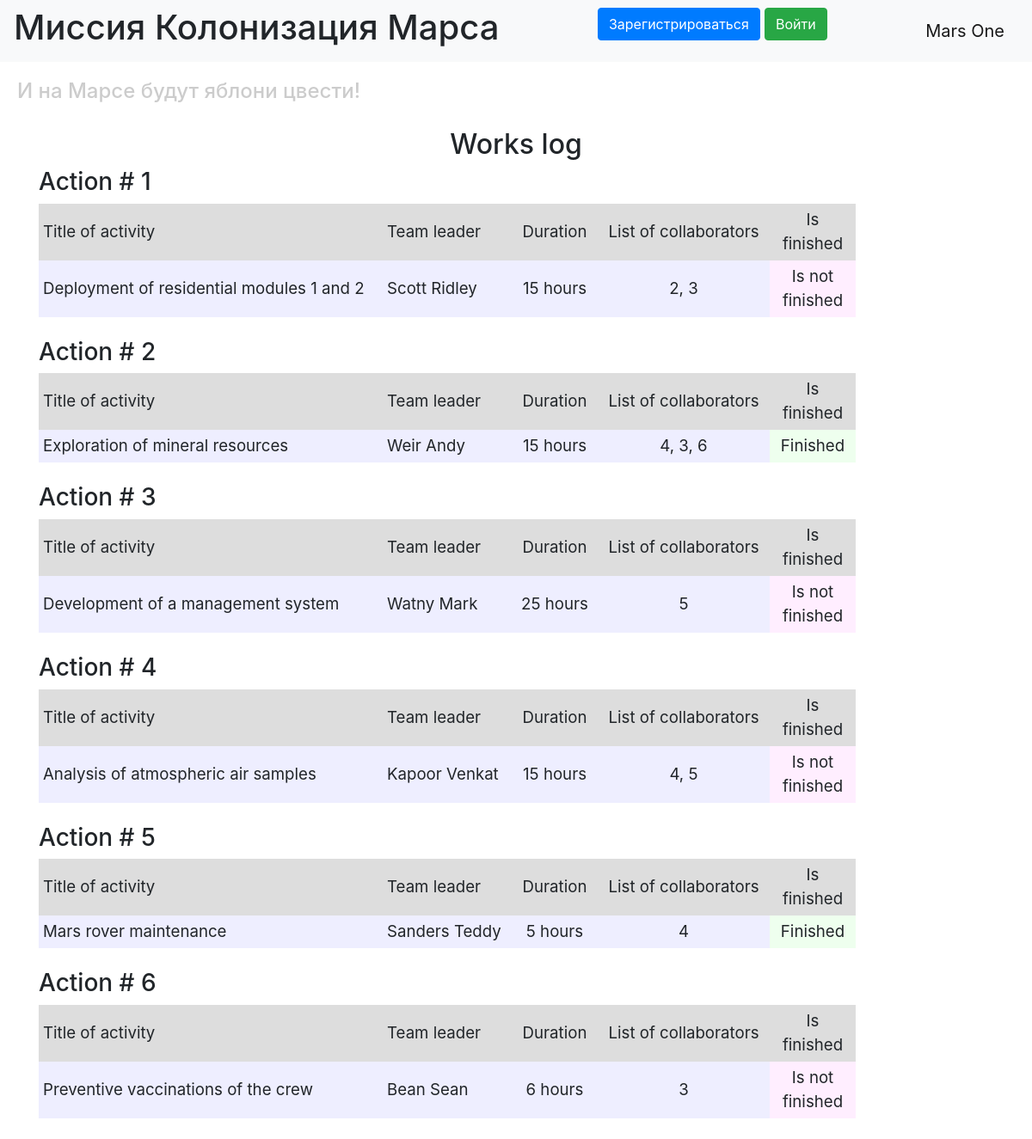
Before: / with the older database file.
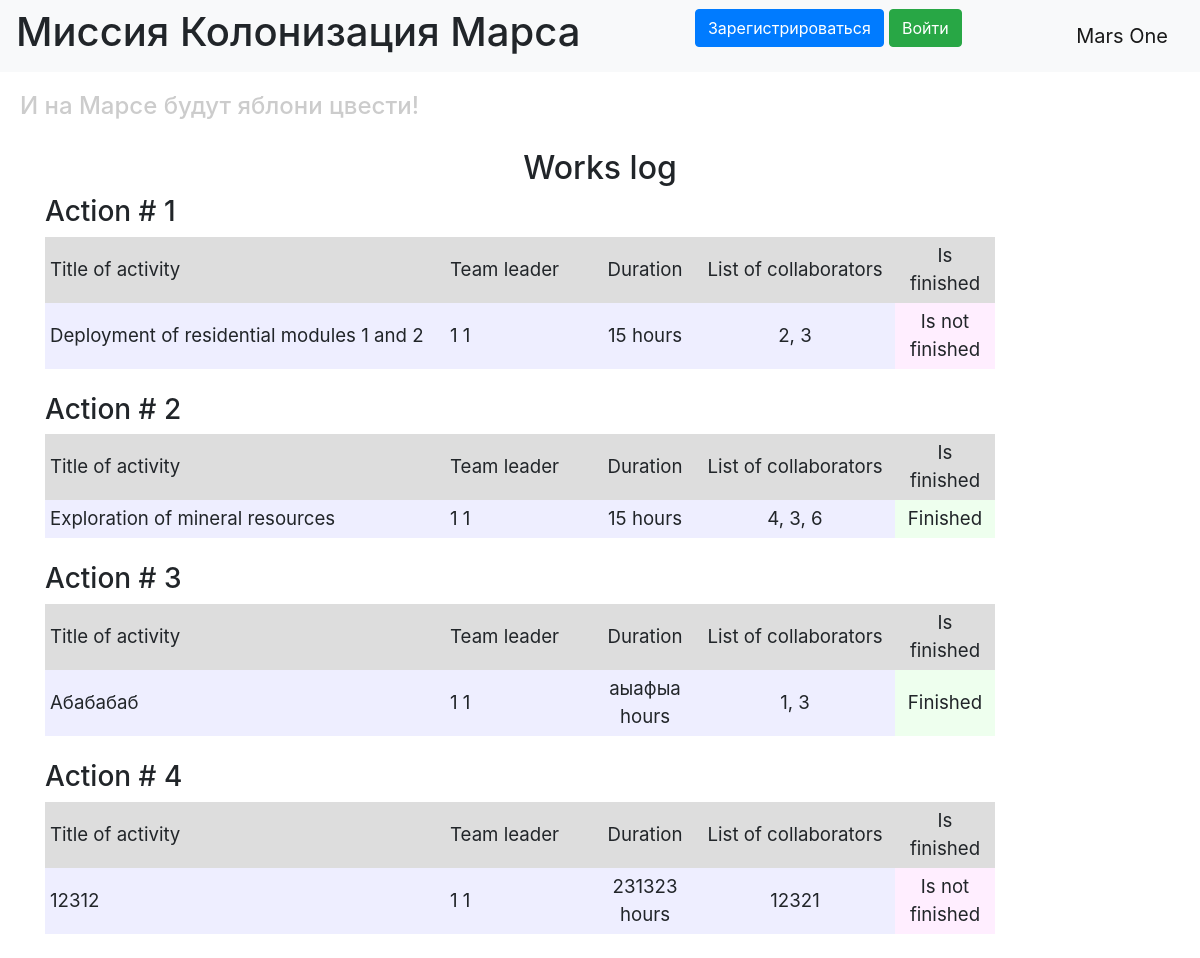
After: the same page with the newer database file.
### data/jobs.py (models this page shows, shortened)
class Jobs(SqlAlchemyBase):
    __tablename__ = 'jobs'
    id = sqlalchemy.Column(sqlalchemy.Integer,
                           primary_key=True, autoincrement=True)
    team_leader = sqlalchemy.Column(sqlalchemy.Integer, sqlalchemy.ForeignKey("users.id"))
    job = sqlalchemy.Column(sqlalchemy.String, nullable=True)
    work_size = sqlalchemy.Column(sqlalchemy.Integer, nullable=True)
    collaborators = sqlalchemy.Column(sqlalchemy.String, nullable=True)
    start_date = sqlalchemy.Column(sqlalchemy.DateTime,
                                   default=datetime.datetime.now)
    end_date = sqlalchemy.Column(sqlalchemy.DateTime,
                                 default=datetime.datetime.now)
    is_finished = sqlalchemy.Column(sqlalchemy.Boolean,
                                    default=True)
    user = orm.relationship('User')

### data/users.py (models this page shows, shortened)
class User(SqlAlchemyBase, UserMixin):
    __tablename__ = 'users'
    id = sqlalchemy.Column(sqlalchemy.Integer,
                           primary_key=True, autoincrement=True)
    surname = sqlalchemy.Column(sqlalchemy.String, nullable=False)
    name = sqlalchemy.Column(sqlalchemy.String, nullable=False)
    age = sqlalchemy.Column(sqlalchemy.Integer, nullable=False)
    position = sqlalchemy.Column(sqlalchemy.String, nullable=False)
    speciality = sqlalchemy.Column(sqlalchemy.String, nullable=False)
    address = sqlalchemy.Column(sqlalchemy.String, nullable=False)
    email = sqlalchemy.Column(sqlalchemy.String, index=True, unique=True)
    hashed_password = sqlalchemy.Column(sqlalchemy.String, nullable=False)
    modified_date = sqlalchemy.Column(sqlalchemy.DateTime,
                                      default=datetime.datetime.now)
    jobs = orm.relationship("Jobs", back_populates='user')

### index.py (the view)
@app.route("/")
def index():
    session = db_session.create_session()
    jobs = session.query(Jobs).all()
    users = session.query(User).all()
    names = {name.id: (name.surname, name.name) for name in users}
    return render_template("index.html", jobs=jobs, names=names)

### data/db_session.py (called while the page is built)
def create_session() -> Session:
    global __factory
    return __factory()

### templates/index.html (shortened to what this page needs)
{% extends "base.html" %}
{% block content %}
<h2 align="center">Works log</h2>
{% for job in jobs %}
<h3>Action # {{ job.id }}</h3>
<div class="table_container">
    <table class="my_table">
        <tr class="my_row">
            <td class="title" width="400px" bgcolor="#dddddd">Title of activity</td>
            <td class="title" width="150px" bgcolor="#dddddd">Team leader</td>
            <td class="title" width="100px" bgcolor="#dddddd" align="center">Duration</td>
            <td class="title" width="200px" bgcolor="#dddddd" align="center">List of collaborators</td>
            <td class="title" width="100px" bgcolor="#dddddd" align="center">Is finished</td>
        </tr>
        <tr class="my_row">
            <td class="ordinary" bgcolor="#eeeeff">{{ job.job.capitalize() }}</td>
            <td class="ordinary" bgcolor="#eeeeff">{{ names[job.team_leader][0] }} {{ names[job.team_leader][1] }}</td>
            <td class="ordinary" bgcolor="#eeeeff" align="center">{{ job.work_size }} hours</td>
            <td class="ordinary" bgcolor="#eeeeff" align="center">{{ job.collaborators }}</td>
            {% if job.is_finished %}
            <td class="ordinary" bgcolor="#eeffee" align="center">Finished</td>
            {% else %}
            <td class="ordinary" bgcolor="#ffeeff" align="center">Is not finished</td>
            {% endif %}
        </tr>
    </table>
</div>
<br>
{% endfor %}
{% endblock %}

### templates/base.html (shortened to what this page needs)
<!DOCTYPE html>
<html lang="en">
<head>
    <link rel="stylesheet" href="https://stackpath.bootstrapcdn.com/bootstrap/4.4.1/css/bootstrap.min.css">
    <link rel="stylesheet" type="text/css" href="../static/css/style.css" />
</head>
  <body>
    <header>
      <nav class="navbar navbar-light bg-light">
          <h1>Миссия Колонизация Марса</h1>
        {% if current_user.is_authenticated %}
            <a class="navbar-brand" href="/logout">{{ current_user.name }}</a>
        {% else %}
            <p>
                <a class="btn btn-primary " href="/register">Зарегистрироваться</a>
                <a class="btn btn-success" href="/login">Войти</a>
            </p>
        {% endif %}
        <a class="navbar-brand" href="/">Mars One</a>
      </nav>
        <h4>И на Марсе будут яблони цвести!</h4>
    </header>
    <main role="main" class="container">
        {% block content %}{% endblock %}
    </main>
  </body>
</html>

### static/css/style.css (style rules this page uses)
td.title { background-color: "#dddddd"; align: "center"; font-size: 14pt; padding: 5px; }
td.ordinary { background-color: "#eeeeff"; align: "center"; font-size: 14pt; padding: 5px; }
h4 { color: #cccccc; padding: 20px; }
p { font-size: 14pt; }

Changed rows visible on the page:
removed Jobs: id "5", job "Mars rover maintenance", team_leader.surname "Sanders", team_leader.name "Teddy", work_size "5", collaborators "4", is_finished "Finished"
removed Jobs: id "6", job "Preventive vaccinations of the crew", team_leader.surname "Bean", team_leader.name "Sean", work_size "6", collaborators "3", is_finished "Is not finished"
changed Jobs "Deployment of residential modules 1 and 2": team_leader "Scott" → "1"; team_leader "Ridley" → "1"
changed Jobs "Exploration of mineral resources": team_leader "Weir" → "1"; team_leader "Andy" → "1"
changed Jobs id 3: job "Development of a management system" → "Абабабаб"; team_leader "Watny" → "1"; team_leader "Mark" → "1"; work_size "25" → "аыафыа"; collaborators "5" → "1, 3"; is_finished "Is not finished" → "Finished"
changed Jobs id 4: job "Analysis of atmospheric air samples" → "12312"; team_leader "Kapoor" → "1"; team_leader "Venkat" → "1"; work_size "15" → "231323"; collaborators "4, 5" → "12321"
